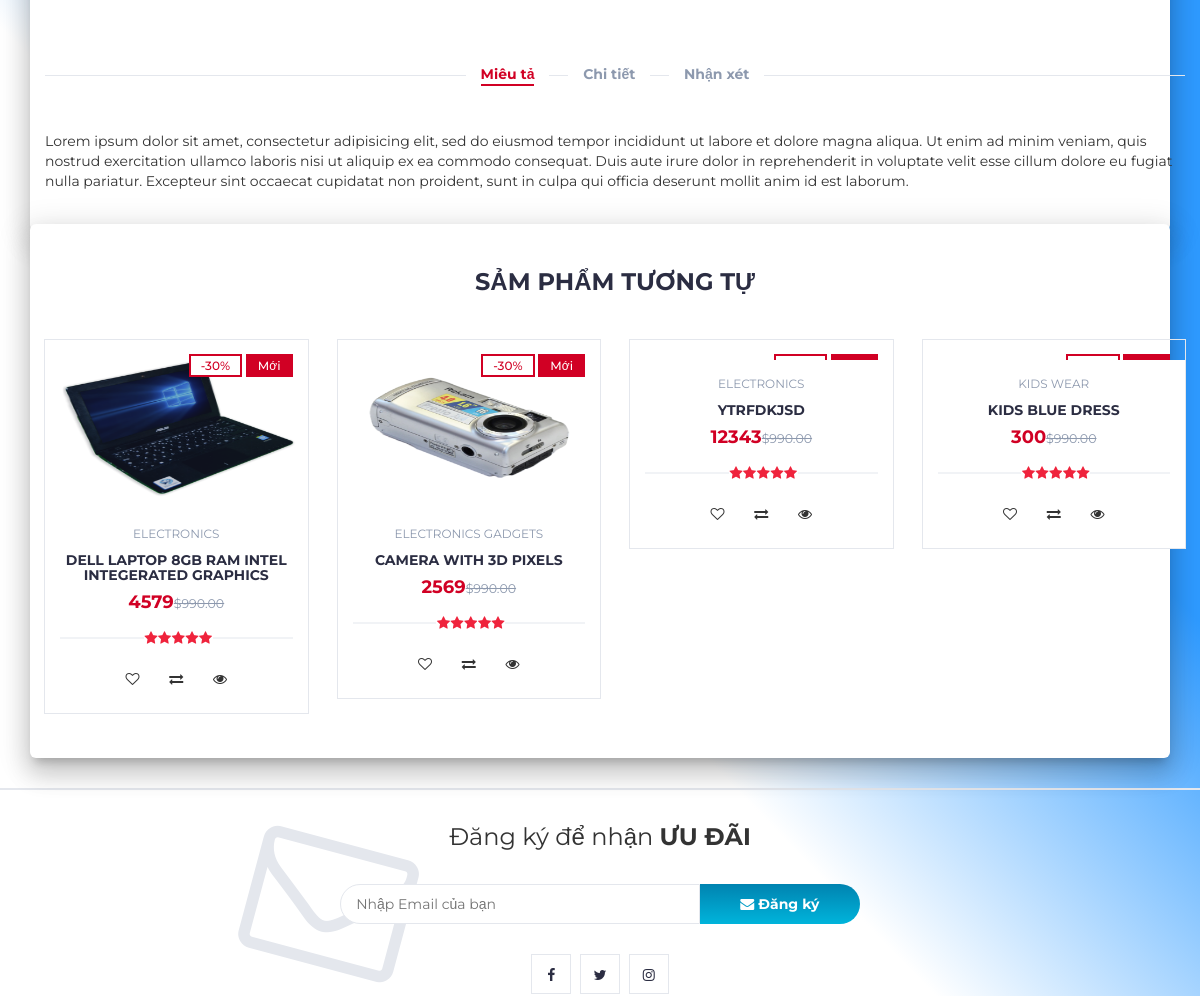
The app's page /product.php?p=78 (middle part), older data.
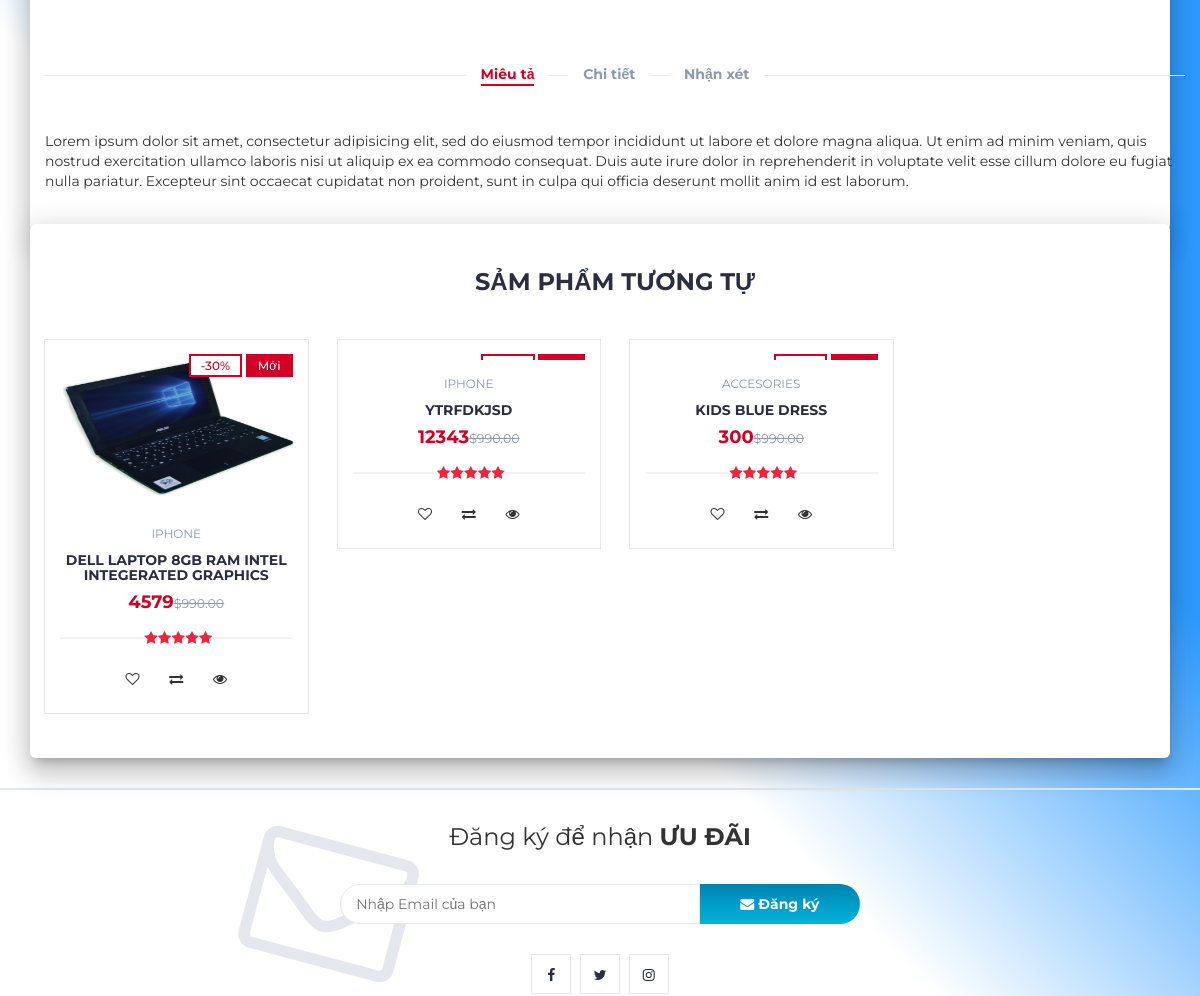
The same page, newer data.
### tables this page shows
CREATE TABLE `products` (
  `product_id` int(100) NOT NULL,
  `product_cat` int(100) NOT NULL,
  `product_title` varchar(255) NOT NULL,
  `product_price` int(100) NOT NULL,
  `product_desc` mediumtext NOT NULL,
  `product_image` mediumtext NOT NULL,
  `product_keywords` mediumtext NOT NULL,
  `timestamp` timestamp NOT NULL DEFAULT CURRENT_TIMESTAMP
);

CREATE TABLE `categories` (
  `cat_id` int(100) NOT NULL,
  `cat_title` longtext NOT NULL
);

### product.php (the view, shortened to what this page needs)
<?php
include "header.php";
?>
		<div class="section main main-raised">
			<div class="container">
				<div class="row">
					<?php
								include 'db.php';
								$product_id = $_GET['p'];
								$sql = " SELECT * FROM products WHERE product_id = $product_id";
								$result = mysqli_query($con, $sql);
								if (mysqli_num_rows($result) > 0)
								{
									while($row = mysqli_fetch_assoc($result))
									{
									?>
									<?php
									echo '
							<h2 class="product-name">'.$row['product_title'].'</h2>
								<h3 class="product-price">$'.$row['product_price'].'<del class="product-old-price">$990.00</del></h3>
								<button class="add-to-cart-btn" pid="'.$row['product_id'].'"  id="product" ><i class="fa fa-shopping-cart"></i> Thêm vào giỏ</button>
					<div class="col-md-12">
						<div id="product-tab">
							<ul class="tab-nav">
								<li class="active"><a data-toggle="tab" href="#tab1">Miêu tả</a></li>
								<li><a data-toggle="tab" href="#tab2">Chi tiết</a></li>
								<li><a data-toggle="tab" href="#tab3">Nhận xét</a></li>
							</ul>
							<div class="tab-content">
								<div id="tab1" class="tab-pane fade in active">
									<div class="row">
										<div class="col-md-12">
											<p>Lorem ipsum dolor sit amet, consectetur adipisicing elit, sed do eiusmod tempor incididunt ut labore et dolore magna aliqua. Ut enim ad minim veniam, quis nostrud exercitation ullamco laboris nisi ut aliquip ex ea commodo consequat. Duis aute irure dolor in reprehenderit in voluptate velit esse cillum dolore eu fugiat nulla pariatur. Excepteur sint occaecat cupidatat non proident, sunt in culpa qui officia deserunt mollit anim id est laborum.</p>
										</div>
									</div>
								</div>
							</div>
						</div>
					</div>
				</div>
			</div>
		</div>
		<div class="section main main-raised">
			<div class="container">
				<div class="row">
					<div class="col-md-12">
						<div class="section-title text-center">
							<h3 class="title">Sảm Phẩm Tương Tự</h3>
						</div>
					</div>
                    ';
									}
								}
								?>
								<?php
                    include 'db.php';
								$product_id = $_GET['p'];
					$product_query = "SELECT * FROM products,categories WHERE product_cat=cat_id AND product_id BETWEEN $product_id AND $product_id+3";
                $run_query = mysqli_query($con,$product_query);
                if(mysqli_num_rows($run_query) > 0){
                    while($row = mysqli_fetch_array($run_query)){
                        $pro_id    = $row['product_id'];
                        $pro_title = $row['product_title'];
                        $pro_price = $row['product_price'];
                        $pro_image = $row['product_image'];
                        $cat_name = $row["cat_title"];
                        echo "
                                <div class='col-md-3 col-xs-6'>
								<a href='product.php?p=$pro_id'><div class='product'>
									<div class='product-img'>
										<img src='product_images/$pro_image' style='max-height: 170px;' alt=''>
										<div class='product-label'>
											<span class='sale'>-30%</span>
											<span class='new'>Mới</span>
										</div>
									</div></a>
									<div class='product-body'>
										<p class='product-category'>$cat_name</p>
										<h3 class='product-name header-cart-item-name'><a href='product.php?p=$pro_id'>$pro_title</a></h3>
										<h4 class='product-price header-cart-item-info'>$pro_price<del class='product-old-price'>$990.00</del></h4>
										<div class='product-rating'>
											<i class='fa fa-star'></i>
											<i class='fa fa-star'></i>
											<i class='fa fa-star'></i>
											<i class='fa fa-star'></i>
											<i class='fa fa-star'></i>
										</div>
										<div class='product-btns'>
											<button class='add-to-wishlist'><i class='fa fa-heart-o'></i><span class='tooltipp'>add to wishlist</span></button>
											<button class='add-to-compare'><i class='fa fa-exchange'></i><span class='tooltipp'>add to compare</span></button>
											<button class='quick-view'><i class='fa fa-eye'></i><span class='tooltipp'>quick view</span></button>
										</div>
									</div>
									<div class='add-to-cart'>
										<button pid='$pro_id' id='product' class='add-to-cart-btn block2-btn-towishlist' href='#'><i class='fa fa-shopping-cart'></i> Thêm vào giỏ</button>
									</div>
								</div>
                                </div>
			";
		}
}
?>
<?php
include "newsletter.php";
?>

### header.php (shortened to what this page needs)
<!DOCTYPE html>
<html lang="en">
<head>
	<link type="text/css" rel="stylesheet" href="css/bootstrap.min.css" />
	<link type="text/css" rel="stylesheet" href="css/slick.css" />
	<link type="text/css" rel="stylesheet" href="css/slick-theme.css" />
	<link type="text/css" rel="stylesheet" href="css/nouislider.min.css" />
	<link rel="stylesheet" href="css/font-awesome.min.css">
	<link type="text/css" rel="stylesheet" href="css/style.css" />
	<link type="text/css" rel="stylesheet" href="css/accountbtn.css" />
</head>
<body>

### newsletter.php (shortened to what this page needs)
      <div id="newsletter" class="section">
	<div class="container">
		<div class="row">
			<div class="col-md-12">
				<div class="newsletter">
					<p>Đăng ký để nhận <strong>ƯU ĐÃI</strong></p>
					<form id="offer_form" onsubmit="return false">
						<input class="input" type="email" id="email" name="email" placeholder="Nhập Email của bạn">
						<button class="newsletter-btn" value="Sign Up" name="signup_button" type="submit"><i class="fa fa-envelope"></i> Đăng ký</button>
					</form>
					<ul class="newsletter-follow">
						<li>
							<a href="https://www.facebook.com/boylangtumaimaiyeuem"><i class="fa fa-facebook"></i></a>
						</li>
						<li>
							<a href="https://www.facebook.com/boylangtumaimaiyeuem"><i class="fa fa-twitter"></i></a>
						</li>
						<li>
							<a href="https://www.facebook.com/boylangtumaimaiyeuem"><i class="fa fa-instagram"></i></a>
						</li>
					</ul>
				</div>
			</div>
		</div>
	</div>
</div>

Row changes from the older to the newer data that the page shows:
no longer on this page (row edited): products: product_image (picture), categories.cat_title "ELECTRONICS GADGETS", product_title "CAMERA WITH 3D PIXELS", product_price "2569"
changed products "DELL LAPTOP 8GB RAM INTEL INTEGERATED GRAPHICS": categories.cat_title "ELECTRONICS" → "IPHONE"
changed products "YTRFDKJSD": categories.cat_title "ELECTRONICS" → "IPHONE"
changed products "KIDS BLUE DRESS": categories.cat_title "KIDS WEAR" → "ACCESORIES"
